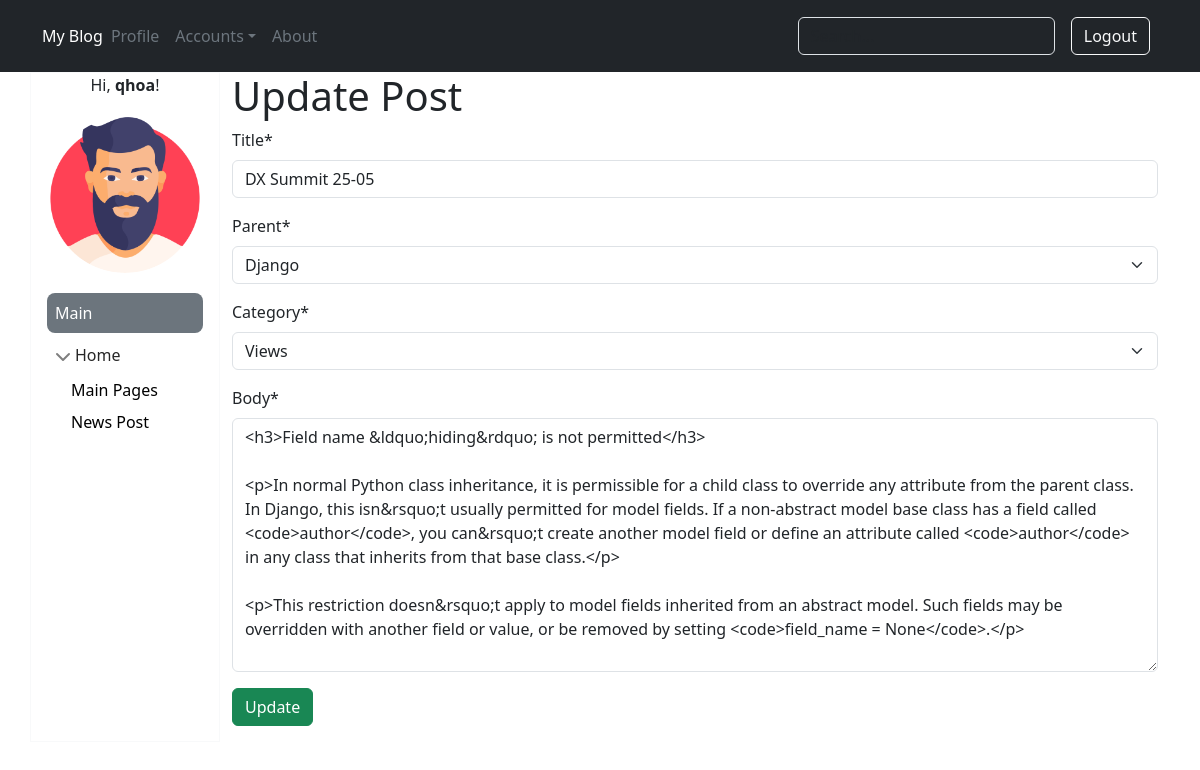
/post/1/update/ (signed in), run on an earlier commit of the app's database.
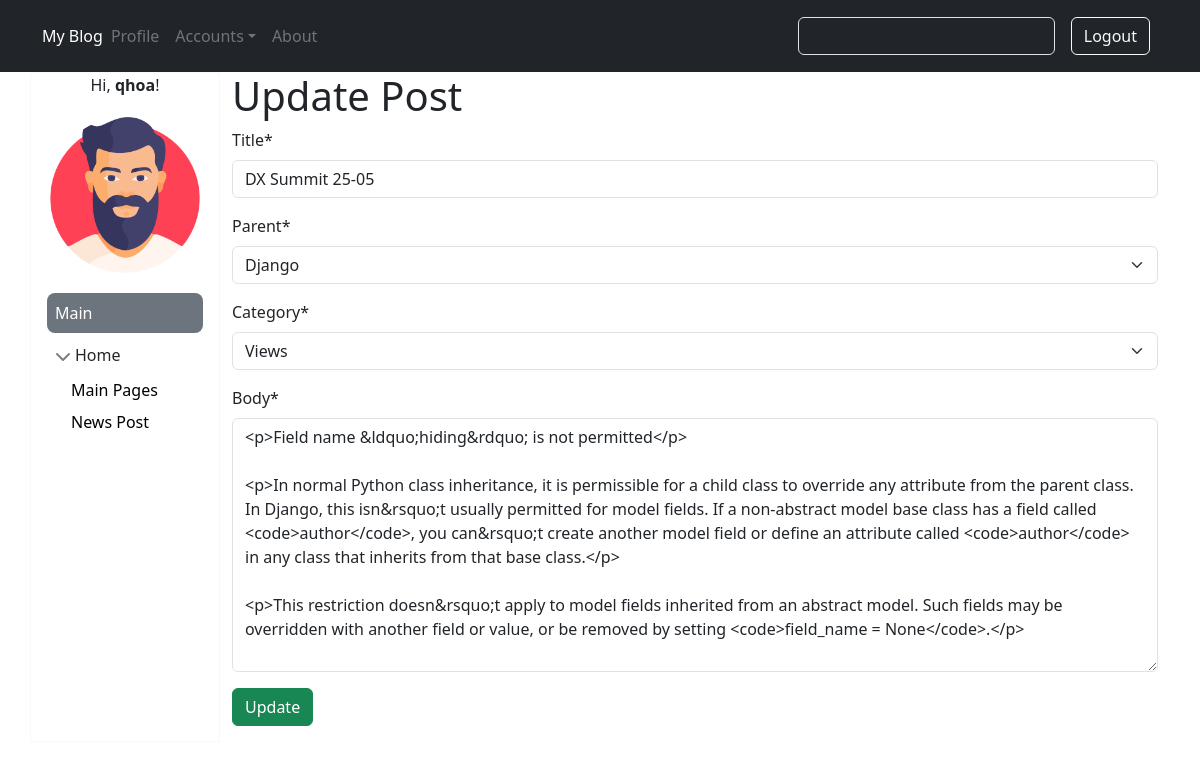
And on a later commit of the database.
### blog/models.py (models this page shows, shortened)
class Post(models.Model):
    title = models.CharField(max_length=255)
    author = models.ForeignKey(settings.AUTH_USER_MODEL, on_delete=models.CASCADE,)
    category = models.ForeignKey(SubCategory, on_delete=models.CASCADE, null=True)
    parent = models.ForeignKey(Category, on_delete=models.CASCADE, null=True)
    body = RichTextUploadingField()

### blog/views.py (the view)
# urls.py: path('post/<int:id>/update/',  views.post_update, name='post_update'),
def post_update(request, id):
    post = get_object_or_404(Post, id=id)
    if (request.user == post.author or request.user.is_superuser):
        if request.method == 'POST':
            form = PostForm(request.POST, instance=post)
            if form.is_valid():
                form.save()
                return redirect('post_detail', id=id)
        else:
            context = {'form': PostForm(instance=post), 'id': id}
            return render(request, 'post_update.html', context)
    else:
        return redirect('post_detail', id=id)

### blog/forms.py
class PostForm(ModelForm):
    class Meta:
        model = Post
        fields = ['title','parent','category','body']

### blog/models.py (called while the page is built)
    def __str__(self):
        return self.name

    def __str__(self):
        return self.category

### blog/templates/post_update.html (shortened to what this page needs)
{% extends 'master.html' %}
{% load crispy_forms_tags %}
{% block content %}
<div class="">
    <h1>Update Post</h1>
      <form action="" method="post">
        {{ form|crispy }}
        <p>
          <input class="btn btn-success" type="submit" value="Update">
        </p>
      </form>
</div>
{% endblock %}

What changed in the data, as far as the page shows it:
changed Post "DX Summit 25-05": body "<h3>Field name &ldquo;hiding&rdquo; is not permitted</h3> <p>In normal Python class…" → "<p>Field name &ldquo;hiding&rdquo; is not permitted</p> <p>In normal Python class…"
